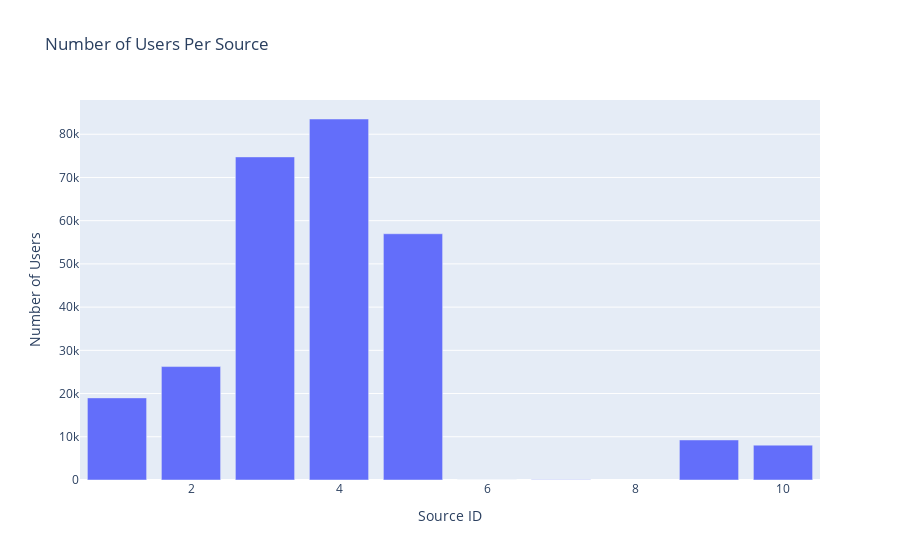

Notebook cell for this chart:
### Code cell
# visualize the number users per source
fig = px.bar(visits_source, x='source_id', y='uid',
             title='Number of Users Per Source', 
              labels={'source_id': 'Source ID', 
                      'uid': 'Number of Users'})
fig.show()

### Figure 1 — Plotly figure (JSON) as saved in the notebook; plotly's stock layout.template omitted (floating-point values rounded to 4 significant figures)
{"data": [{"alignmentgroup": "True", "hovertemplate": "Source ID=%{x}<br>Number of Users=%{y}<extra></extra>", "legendgroup": "", "marker": {"color": "#636efa", "pattern": {"shape": ""}}, "name": "", "offsetgroup": "", "orientation": "v", "showlegend": false, "textposition": "auto", "type": "bar", "x": [1, 2, 3, 4, 5, 6, 7, 9, 10], "xaxis": "x", "y": [18999, 26245, 74756, 83525, 56974, 6, 34, 9264, 8067], "yaxis": "y"}], "layout": {"barmode": "relative", "legend": {"tracegroupgap": 0}, "title": {"text": "Number of Users Per Source"}, "xaxis": {"anchor": "y", "domain": [0, 1], "title": {"text": "Source ID"}}, "yaxis": {"anchor": "x", "domain": [0, 1], "title": {"text": "Number of Users"}}}}
